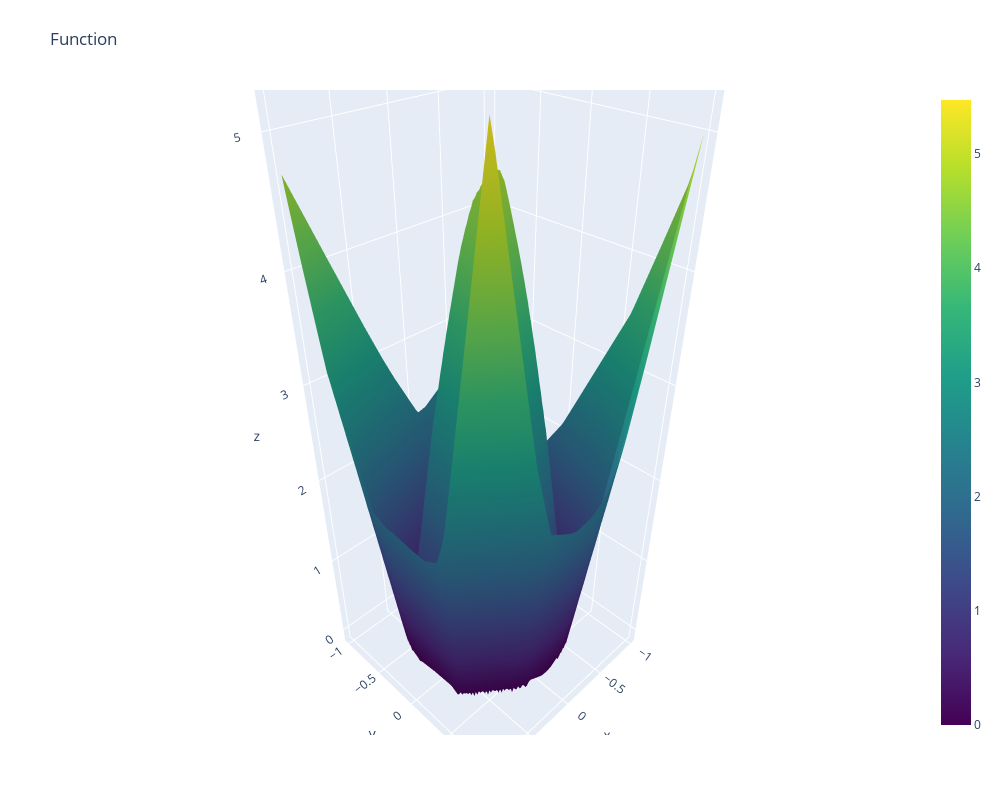

The code cell stored with this chart in its notebook:
### Code cell
import plotly.graph_objects as go

fig = go.Figure(data=[go.Surface(z=out, x=X, y=Y, colorscale="Viridis")])

fig.update_layout(title='Function', autosize=False,
                  width=1000, height=800,
                  margin=dict(l=65, r=50, b=65, t=90))

fig.show()
